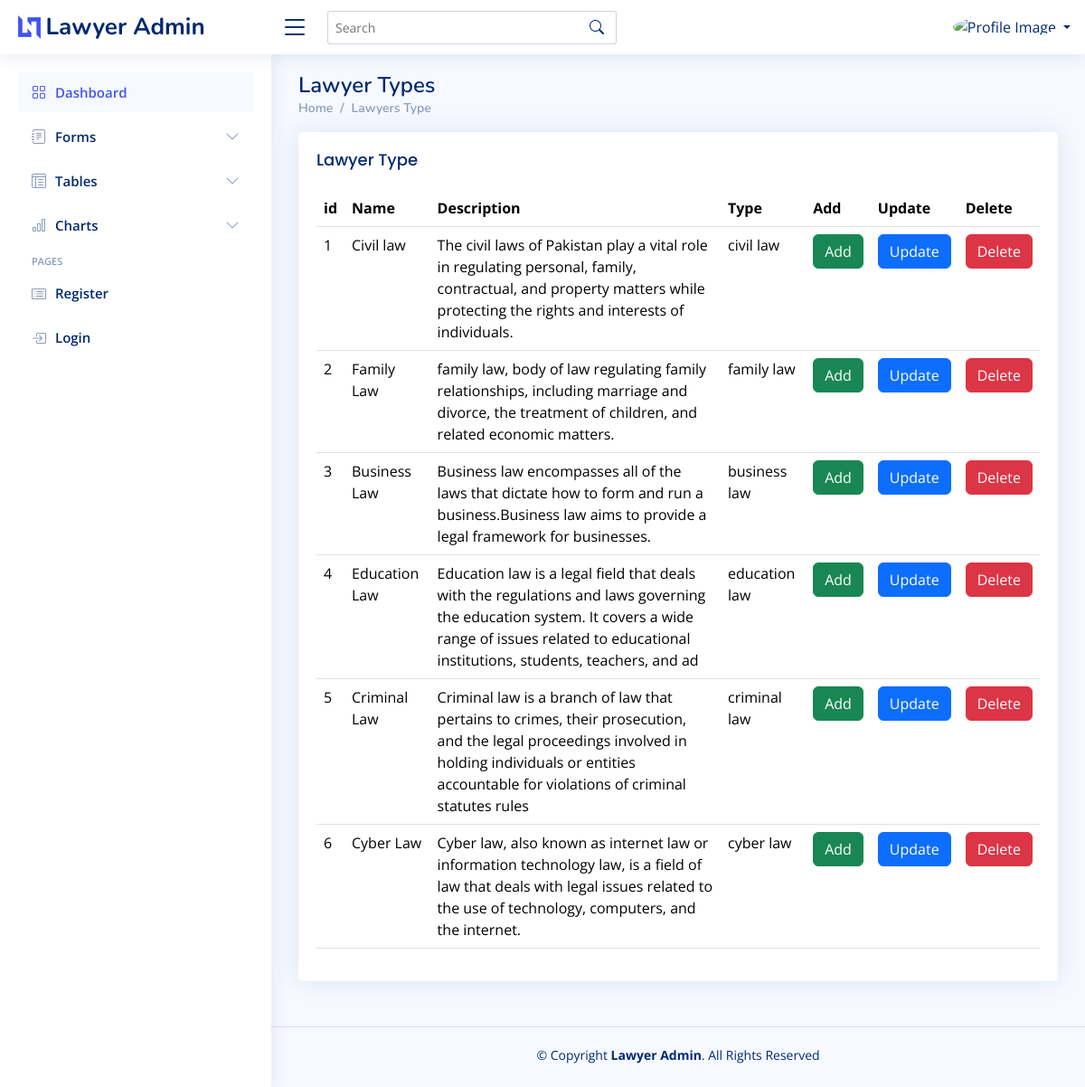
/tables-data.php, run on the app's committed database.
### tables this page shows
CREATE TABLE `law` (
  `law_id` int(11) NOT NULL,
  `law_name` varchar(255) NOT NULL,
  `law_description` varchar(200) NOT NULL,
  `law_logo` varchar(200) NOT NULL,
  `type` varchar(200) NOT NULL
);

### tables-data.php (the view, shortened to what this page needs)
<?php require "header/navbar.php" ?>
<?php require "connection/connection.php" ?>
<?php
$sql_insert = "SELECT * FROM `law`";
$sql_prepare = $connection->prepare($sql_insert);
$sql_prepare->execute();
$sql_fetch = $sql_prepare->fetchAll(PDO::FETCH_ASSOC);
?>
  <main id="main" class="main">
    <div class="pagetitle">
      <h1>Lawyer Types </h1>
      <nav>
        <ol class="breadcrumb">
          <li class="breadcrumb-item"><a href="index.php">Home</a></li>
          <li class="breadcrumb-item">Lawyers Type </li>
        </ol>
      </nav>
    </div>
    <section class="section">
      <div class="row">
        <div class="col-lg-12">
          <div class="card">
            <div class="card-body">
              <h5 class="card-title">Lawyer Type </h5>
              <table class="table">
                <thead>
                  <tr>
                    <th scope="col">id</th>
                    <th scope="col">Name</th>
                    <th scope="col">Description</th>
                    <th scope="col">Type</th>
                    <th scope="col">Add</th>
                    <th scope="col">Update</th>
                    <th scope="col">Delete</th>
                  </tr>
                </thead>
                <tbody>
                <?php
                foreach($sql_fetch as $fetch){
                ?>
                <tr>
                    <td> <?php echo $fetch['law_id']; ?> </td>
                    <td> <?php echo $fetch['law_name']; ?> </td>
                    <td> <?php echo $fetch['law_description']; ?> </td>
                    <td> <?php echo $fetch['type'] ?> </td>
                  <td>  <a href="catagadd.php?id=<?php echo $fetch['law_id'] ?>" class = "card-lint btn btn-success">Add</a></td>
                  <td>  <a href="catagoriesupdate.php?id=<?php echo $fetch['law_id'] ?>" class = "card-lint btn btn-primary">Update</a></td>
                  <td>  <a href="catagoriesdel.php?delid=<?php echo $fetch['law_id'] ?>" value = "delete"
                      name = "delete" class = "card-lint btn btn-danger">Delete</a></td>
                  </tr>
                  <?php } ?>
                </tbody>
              </table>
            </div>
          </div>
            </div>
          </div>
    </section>
  </main>
  <footer id="footer" class="footer">
    <div class="copyright">
      &copy; Copyright <strong><span>Lawyer Admin</span></strong>. All Rights Reserved
    </div>
    <div class="credits">
    </div>
  </footer>
</body>
</html>

### header/navbar.php (shortened to what this page needs)
<!DOCTYPE html>
<html lang="en">
<head>
  <link href="assets/vendor/bootstrap/css/bootstrap.min.css" rel="stylesheet">
  <link href="assets/vendor/bootstrap-icons/bootstrap-icons.css" rel="stylesheet">
  <link href="assets/vendor/boxicons/css/boxicons.min.css" rel="stylesheet">
  <link href="assets/vendor/quill/quill.snow.css" rel="stylesheet">
  <link href="assets/vendor/quill/quill.bubble.css" rel="stylesheet">
  <link href="assets/vendor/remixicon/remixicon.css" rel="stylesheet">
  <link href="assets/vendor/simple-datatables/style.css" rel="stylesheet">
  <link href="assets/css/style.css" rel="stylesheet">
</head>
<body>
  <header id="header" class="header fixed-top d-flex align-items-center">
    <div class="d-flex align-items-center justify-content-between">
      <a href="index.php" class="logo d-flex align-items-center">
        <img src="assets/img/logo.png" alt="">
        <span class="d-none d-lg-block">Lawyer Admin</span>
      </a>
      <i class="bi bi-list toggle-sidebar-btn"></i>
    </div>
    <div class="search-bar">
      <form class="search-form d-flex align-items-center" method="POST" action="#">
        <input type="text" name="query" placeholder="Search" title="Enter search keyword">
        <button type="submit" title="Search"><i class="bi bi-search"></i></button>
      </form>
    </div>
    <nav class="header-nav ms-auto">
      <ul class="d-flex align-items-center">
        <li class="nav-item dropdown pe-3">
          <a class="nav-link nav-profile d-flex align-items-center pe-0" href="#" data-bs-toggle="dropdown">
            <img src="images/<?php echo $_SESSION['image']; ?>" alt="Profile Image" class="rounded-circle"> <span class="d-none d-md-block dropdown-toggle ps-2"><?php echo $_SESSION['username']; ?></span>
          </a>
        </li>
      </ul>
    </nav>
  </header>
  <aside id="sidebar" class="sidebar">
    <ul class="sidebar-nav" id="sidebar-nav">
      <li class="nav-item">
        <a class="nav-link " href="index.php">
          <i class="bi bi-grid"></i>
          <span>Dashboard</span>
        </a>
      </li>
      <li class="nav-item">
        <a class="nav-link collapsed" data-bs-target="#forms-nav" data-bs-toggle="collapse" href="#">
          <i class="bi bi-journal-text"></i><span>Forms</span><i class="bi bi-chevron-down ms-auto"></i>
        </a>
      </li>
      <li class="nav-item">
        <a class="nav-link collapsed" data-bs-target="#tables-nav" data-bs-toggle="collapse" href="#">
          <i class="bi bi-layout-text-window-reverse"></i><span>Tables</span><i class="bi bi-chevron-down ms-auto"></i>
        </a>
      </li>
      <li class="nav-item">
        <a class="nav-link collapsed" data-bs-target="#charts-nav" data-bs-toggle="collapse" href="#">
          <i class="bi bi-bar-chart"></i><span>Charts</span><i class="bi bi-chevron-down ms-auto"></i>
        </a>
      </li>
      <li class="nav-heading">Pages</li>
      <li class="nav-item">
        <a class="nav-link collapsed" href="pages-register.php">
          <i class="bi bi-card-list"></i>
          <span>Register</span>
        </a>
      </li>
      <li class="nav-item">
        <a class="nav-link collapsed" href="pages-login.php">
          <i class="bi bi-box-arrow-in-right"></i>
          <span>Login</span>
        </a>
      </li>
    </ul>
  </aside>

### assets/css/style.css (style rules this page uses)
:root { scroll-behavior: smooth; }
body { font-family: "Open Sans", sans-serif; background: #f6f9ff; color: #444444; }
a { color: #4154f1; text-decoration: none; }
h1, h2, h3, h4, h5, h6 { font-family: "Nunito", sans-serif; }
#main { margin-top: 60px; padding: 20px 30px; transition: all 0.3s; }
.pagetitle { margin-bottom: 10px; }
.pagetitle h1 { font-size: 24px; margin-bottom: 0; font-weight: 600; color: #012970; }
.card { margin-bottom: 30px; border: none; border-radius: 5px; box-shadow: 0px 0 30px rgba(1, 41, 112, 0.1); }
.card-title { padding: 20px 0 15px 0; font-size: 18px; font-weight: 500; color: #012970; font-family: "Poppins", sans-serif; }
.card-body { padding: 0 20px 20px 20px; }
.breadcrumb { font-size: 14px; font-family: "Nunito", sans-serif; color: #899bbd; font-weight: 600; }
.breadcrumb a { color: #899bbd; transition: 0.3s; }
.breadcrumb .breadcrumb-item::before { color: #899bbd; }
.logo { line-height: 1; }
@media (min-width: 1200px) { .logo { width: 280px; } }
.logo img { max-height: 26px; margin-right: 6px; }
.logo span { font-size: 26px; font-weight: 700; color: #012970; font-family: "Nunito", sans-serif; }
.header { transition: all 0.5s; z-index: 997; height: 60px; box-shadow: 0px 2px 20px rgba(1, 41, 112, 0.1); background-color: #fff; padding-left: 20px; }
.header .toggle-sidebar-btn { font-size: 32px; padding-left: 10px; cursor: pointer; color: #012970; }
.header .search-bar { min-width: 360px; padding: 0 20px; }
.header .search-form { width: 100%; }
.header .search-form input { border: 0; font-size: 14px; color: #012970; border: 1px solid rgba(1, 41, 112, 0.2); padding: 7px 38px 7px 8px; border-radius: 3px; transition: 0.3s; width: 100%; }
.header .search-form button { border: 0; padding: 0; margin-left: -30px; background: none; }
.header .search-form button i { color: #012970; }
.header-nav ul { list-style: none; }
.header-nav>ul { margin: 0; padding: 0; }
.header-nav .nav-profile { color: #012970; }
.header-nav .nav-profile img { max-height: 36px; }
.header-nav .nav-profile span { font-size: 14px; font-weight: 600; }
.sidebar { position: fixed; top: 60px; left: 0; bottom: 0; width: 300px; z-index: 996; transition: all 0.3s; padding: 20px; overflow-y: auto; scrollbar-width: thin; scrollbar-color: #aab7cf transparent; box-shadow: 0px 0px 20px rgba(1, 41, 112, 0.1); background-color: #fff; }
@media (min-width: 1200px) { #main, #footer { margin-left: 300px; } }
.sidebar-nav { padding: 0; margin: 0; list-style: none; }
.sidebar-nav li { padding: 0; margin: 0; list-style: none; }
.sidebar-nav .nav-item { margin-bottom: 5px; }
.sidebar-nav .nav-heading { font-size: 11px; text-transform: uppercase; color: #899bbd; font-weight: 600; margin: 10px 0 5px 15px; }
.sidebar-nav .nav-link { display: flex; align-items: center; font-size: 15px; font-weight: 600; color: #4154f1; transition: 0.3; background: #f6f9ff; padding: 10px 15px; border-radius: 4px; }
.sidebar-nav .nav-link i { font-size: 16px; margin-right: 10px; color: #4154f1; }
.sidebar-nav .nav-link.collapsed { color: #012970; background: #fff; }
.sidebar-nav .nav-link.collapsed i { color: #899bbd; }
.sidebar-nav .nav-link .bi-chevron-down { margin-right: 0; transition: transform 0.2s ease-in-out; }
.footer { padding: 20px 0; font-size: 14px; transition: all 0.3s; border-top: 1px solid #cddfff; }
.footer .copyright { text-align: center; color: #012970; }
.footer .credits { padding-top: 5px; text-align: center; font-size: 13px; color: #012970; }

### data on the page
law: law_id "1", law_name "Civil law", law_description "The civil laws of Pakistan play a vital role in regulating personal, family, contractual, and property matters while protecting the rights and interests of individuals.", type "civil law"
law: law_id "2", law_name "Family Law", law_description "family law, body of law regulating family relationships, including marriage and divorce, the treatment of children, and related economic matters.", type "family law"
law: law_id "3", law_name "Business Law", law_description "Business law encompasses all of the laws that dictate how to form and run a business.Business law aims to provide a legal framework for businesses.", type "business law"
law: law_id "4", law_name "Education Law", law_description "Education law is a legal field that deals with the regulations and laws governing the education system. It covers a wide range of issues related to educational institutions, students, teachers, and ad", type "education law"
law: law_id "5", law_name "Criminal Law", law_description "Criminal law is a branch of law that pertains to crimes, their prosecution, and the legal proceedings involved in holding individuals or entities accountable for violations of criminal statutes rules", type "criminal law"
law: law_id "6", law_name "Cyber Law", law_description "Cyber law, also known as internet law or information technology law, is a field of law that deals with legal issues related to the use of technology, computers, and the internet.", type "cyber law"
